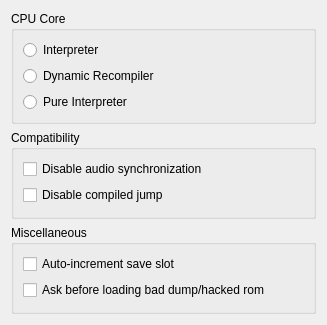
<ui version="4.0" >
 <class>MainSettings</class>
 <widget class="QWidget" name="MainSettings" >
  <property name="geometry" >
   <rect>
    <x>0</x>
    <y>0</y>
    <width>327</width>
    <height>325</height>
   </rect>
  </property>
  <property name="windowTitle" >
   <string>Form</string>
  </property>
  <layout class="QVBoxLayout" name="verticalLayout_3" >
   <item>
    <widget class="QGroupBox" name="groupBox" >
     <property name="title" >
      <string>CPU Core</string>
     </property>
     <layout class="QVBoxLayout" name="verticalLayout_4" >
      <item>
       <widget class="QRadioButton" name="kcfg_Interpreter" >
        <property name="text" >
         <string>Interpreter</string>
        </property>
       </widget>
      </item>
      <item>
       <widget class="QRadioButton" name="kcfg_DynamicRecompiler" >
        <property name="text" >
         <string>Dynamic Recompiler</string>
        </property>
       </widget>
      </item>
      <item>
       <widget class="QRadioButton" name="kcfg_PureInterpreter" >
        <property name="text" >
         <string>Pure Interpreter</string>
        </property>
       </widget>
      </item>
     </layout>
    </widget>
   </item>
   <item>
    <widget class="QGroupBox" name="groupBox_3" >
     <property name="title" >
      <string>Compatibility</string>
     </property>
     <layout class="QVBoxLayout" name="verticalLayout" >
      <item>
       <widget class="QCheckBox" name="kcfg_DisableAudioSynchronization" >
        <property name="text" >
         <string>Disable audio synchronization</string>
        </property>
       </widget>
      </item>
      <item>
       <widget class="QCheckBox" name="kcfg_DisableCompiledJump" >
        <property name="text" >
         <string>Disable compiled jump</string>
        </property>
       </widget>
      </item>
     </layout>
    </widget>
   </item>
   <item>
    <widget class="QGroupBox" name="groupBox_2" >
     <property name="title" >
      <string>Miscellaneous</string>
     </property>
     <layout class="QVBoxLayout" name="verticalLayout_2" >
      <item>
       <widget class="QCheckBox" name="kcfg_AutoincrementSaveSlot" >
        <property name="text" >
         <string>Auto-increment save slot</string>
        </property>
       </widget>
      </item>
      <item>
       <widget class="QCheckBox" name="kcfg_AskBeforeLoadingBadDump" >
        <property name="text" >
         <string>Ask before loading bad dump/hacked rom</string>
        </property>
       </widget>
      </item>
     </layout>
    </widget>
   </item>
  </layout>
 </widget>
 <resources/>
 <connections/>
</ui>
